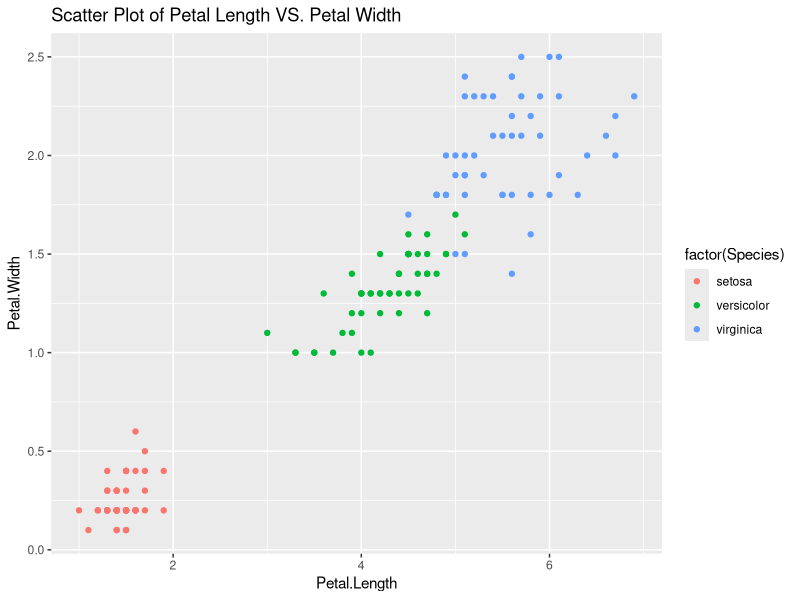

Recreate this plot in R.
library(ggplot2)
ggplot(iris,aes(x=Petal.Length,y=Petal.Width))+
  geom_point(aes(color=factor(Species)))+
  labs(title="Scatter Plot of Petal Length VS. Petal Width")
print(iris)